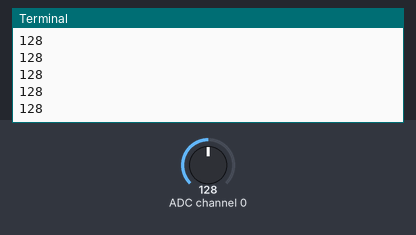
A program run on a simulated Raspberry Pi (BCM pin numbers). Shown: the last lines printed to the terminal. The test bench sets the inputs (shaded band); at power-on: ADC channel 0 = 128 (analog values on the 0–255 scale). Library files of the repository ran but are not shown: ADC0834.py.

Above: at 1.2 s.
1.3 s: ADC channel 0 set to 178
At 1.57 s:
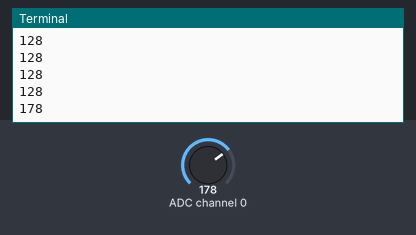
2.8 s: ADC channel 0 set to 224
At 2.97 s:
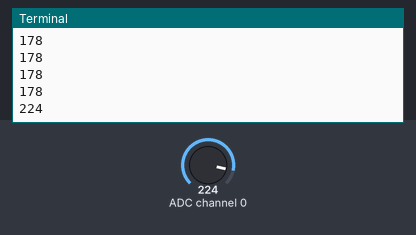
Timing chart, 0 to 5.8 s (numbered marks = the images above; inputs shaded):
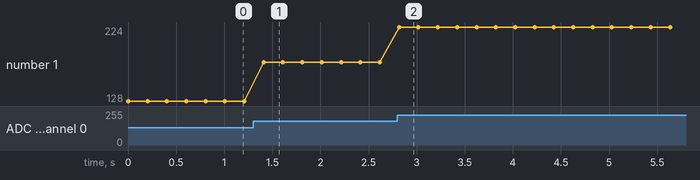

The program:

15-analog-input-using-adc0834.py
```python
import RPi.GPIO as GPIO
import ADC0834
from time import sleep

GPIO.setmode(GPIO.BCM)
ADC0834.setup()

try:
    while True:
        print(ADC0834.getResult())
        sleep(.2)
except KeyboardInterrupt:
    print("\nSee ya later, RPi!")
```

Measured:
- after the input at 1.3 s, the terminal: prints a new line after 0.11 s (image 1)
- after the input at 2.8 s, the terminal: prints a new line at once (image 2)
- plotted number 1: 128 → 178 after the input at 1.3 s, 178 → 224 after the input at 2.8 s
